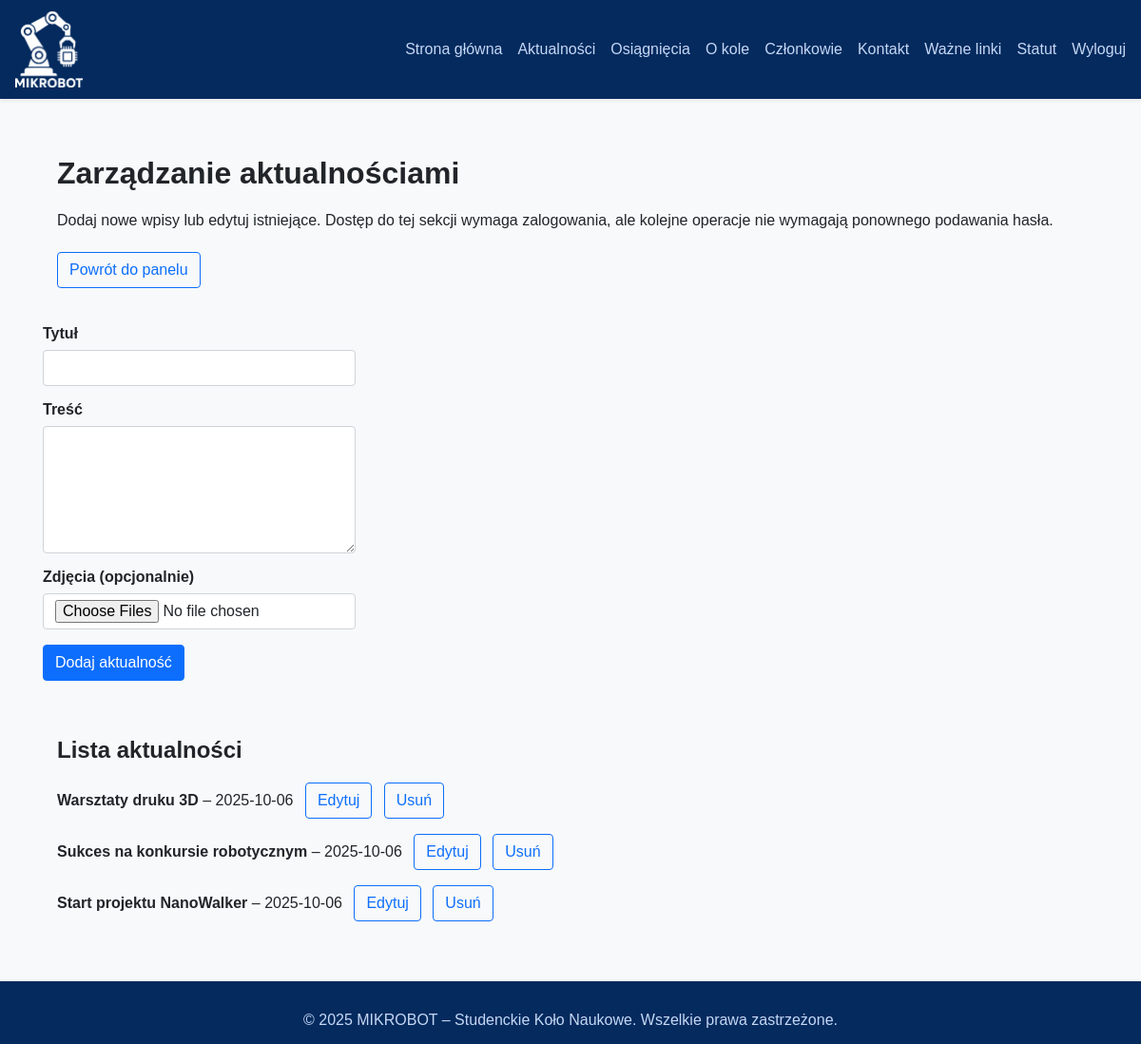
Page /skrwaw/news (signed in) on the committed database.
### tables this page shows
CREATE TABLE news (
            id INTEGER PRIMARY KEY AUTOINCREMENT,
            title TEXT NOT NULL,
            content TEXT NOT NULL,
            date_posted TEXT NOT NULL,
            image TEXT
        );

### app.py (the view, shortened to what this page needs)
@app.route("/skrwaw/news", methods=["GET", "POST"])
def admin_news():
    if not session.get("admin_logged_in"):
        flash("Zaloguj się do panelu administracyjnego.", "danger")
        return redirect(url_for("admin_home"))
    app.config["UPLOAD_FOLDER"].mkdir(parents=True, exist_ok=True)
    conn = get_db_connection()
    news_list = conn.execute(
        """
        SELECT n.id, n.title, n.content, n.date_posted, n.image, COUNT(ni.id) AS images_count
        FROM news n
        LEFT JOIN news_images ni ON ni.news_id = n.id
        GROUP BY n.id
        ORDER BY n.date_posted DESC, n.id DESC
        """
    ).fetchall()
    conn.close()
    return render_template("admin_news.html", news=news_list)

### app.py (called while the page is built)
def get_db_connection():
    conn = sqlite3.connect(DATABASE)
    conn.row_factory = sqlite3.Row
    return conn

@app.context_processor
def inject_now():
    return {
        "year": datetime.now().year,
        "admin_logged_in": session.get("admin_logged_in", False),
    }

### templates/admin_news.html (shortened to what this page needs)
{% extends "layout.html" %}
{% block content %}
<div class="row mb-4">
  <div class="col-12">
    <h1>Zarządzanie aktualnościami</h1>
    <p>Dodaj nowe wpisy lub edytuj istniejące. Dostęp do tej sekcji wymaga zalogowania, ale kolejne operacje nie wymagają ponownego podawania hasła.</p>
    <a href="{{ url_for('admin_home') }}" class="btn btn-outline-primary mt-2">Powrót do panelu</a>
  </div>
</div>
<div class="row">
  <div class="col-md-8">
    <form method="post" enctype="multipart/form-data">
      <div class="mb-3">
        <label for="title" class="form-label">Tytuł</label>
        <input type="text" class="form-control" id="title" name="title" required>
      </div>
      <div class="mb-3">
        <label for="content" class="form-label">Treść</label>
        <textarea class="form-control" id="content" name="content" rows="5" required></textarea>
      </div>
      <div class="mb-3">
        <label for="images" class="form-label">Zdjęcia (opcjonalnie)</label>
        <input type="file" class="form-control" id="images" name="images" accept="image/*" multiple>
      </div>
      <button type="submit" class="btn btn-primary">Dodaj aktualność</button>
    </form>
  </div>
</div>
<div class="row mt-4">
  <div class="col-12">
    <h2>Lista aktualności</h2>
    {% if news %}
      <ul class="list-unstyled">
        {% for item in news %}
        <li class="mb-3">
          <strong>{{ item['title'] }}</strong> – {{ item['date_posted'] }}
          <a href="{{ url_for('edit_news', news_id=item['id']) }}" class="btn btn-outline-primary" style="margin-left:0.5rem;">Edytuj</a>
          <form action="{{ url_for('delete_news', news_id=item['id']) }}" method="post" style="display:inline;">
            <button type="submit" class="btn btn-outline-primary" style="margin-left:0.5rem;">Usuń</button>
          </form>
        </li>
        {% endfor %}
      </ul>
    {% else %}
      <p>Brak aktualności.</p>
    {% endif %}
  </div>
</div>
{% endblock %}

### static/css/main.css (style rules this page uses)
* { box-sizing: border-box; }
body { margin: 0; font-family: Arial, Helvetica, sans-serif; background-color: #f8f9fa; color: #212529; display: flex; flex-direction: column; min-height: 100vh; }
.row { display: flex; flex-wrap: wrap; margin-left: -15px; margin-right: -15px; }
.col-12 { flex: 0 0 100%; max-width: 100%; padding: 15px; }
.mb-3 { margin-bottom: 1rem !important; }
.mb-4 { margin-bottom: 1.5rem !important; }
.mt-2 { margin-top: 0.5rem !important; }
.mt-4 { margin-top: 1.5rem !important; }
.form-label { display: block; margin-bottom: 0.5rem; font-weight: 600; }
.form-control { display: block; width: 100%; padding: 0.375rem 0.75rem; font-size: 1rem; line-height: 1.5; color: #212529; background-color: #fff; background-clip: padding-box; border: 1px solid #ced4da; border-radius: 0.25rem; transition: border-color 0.15s ease-in-out, box-shadow 0.15s ease-in-out; }
.list-unstyled { list-style: none; padding-left: 0; margin-bottom: 0; }
.btn { display: inline-block; font-weight: 400; line-height: 1.5; text-align: center; text-decoration: none; cursor: pointer; user-select: none; border: 1px solid transparent; padding: 0.375rem 0.75rem; font-size: 1rem; border-radius: 0.25rem; transition: background-color 0.15s ease-in-out, color 0.15s ease-in-out; }
.btn-primary { background-color: #0d6efd; border-color: #0d6efd; color: #fff; }
.btn-outline-primary { background-color: transparent; border-color: #0d6efd; color: #0d6efd; }

### rows in the picture
news: title "Warsztaty druku 3D", date_posted "2025-10-06"
news: title "Sukces na konkursie robotycznym", date_posted "2025-10-06"
news: title "Start projektu NanoWalker", date_posted "2025-10-06"
